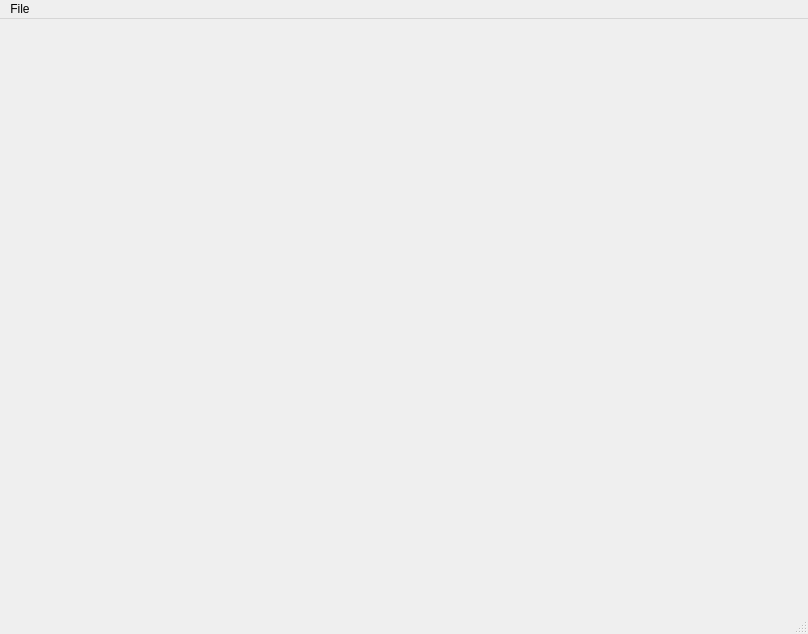
<?xml version="1.0" encoding="UTF-8"?>
<ui version="4.0">
 <class>MainWindow</class>
 <widget class="QMainWindow" name="MainWindow">
  <property name="geometry">
   <rect>
    <x>0</x>
    <y>0</y>
    <width>808</width>
    <height>634</height>
   </rect>
  </property>
  <property name="windowTitle">
   <string>MainWindow</string>
  </property>
  <widget class="QWidget" name="centralwidget">
   <layout class="QGridLayout" name="gridLayout_5">
    <item row="0" column="0">
     <layout class="QGridLayout" name="gridLayout"/>
    </item>
   </layout>
  </widget>
  <widget class="QMenuBar" name="menubar">
   <property name="geometry">
    <rect>
     <x>0</x>
     <y>0</y>
     <width>808</width>
     <height>25</height>
    </rect>
   </property>
   <widget class="QMenu" name="menuFile">
    <property name="title">
     <string>File</string>
    </property>
    <addaction name="separator"/>
    <addaction name="actionQuit"/>
   </widget>
   <addaction name="menuFile"/>
  </widget>
  <widget class="QStatusBar" name="statusbar"/>
  <action name="actionQuit">
   <property name="text">
    <string>Quit</string>
   </property>
  </action>
 </widget>
 <resources/>
 <connections>
  <connection>
   <sender>actionQuit</sender>
   <signal>triggered()</signal>
   <receiver>MainWindow</receiver>
   <slot>close()</slot>
   <hints>
    <hint type="sourcelabel">
     <x>-1</x>
     <y>-1</y>
    </hint>
    <hint type="destinationlabel">
     <x>404</x>
     <y>316</y>
    </hint>
   </hints>
  </connection>
 </connections>
</ui>
